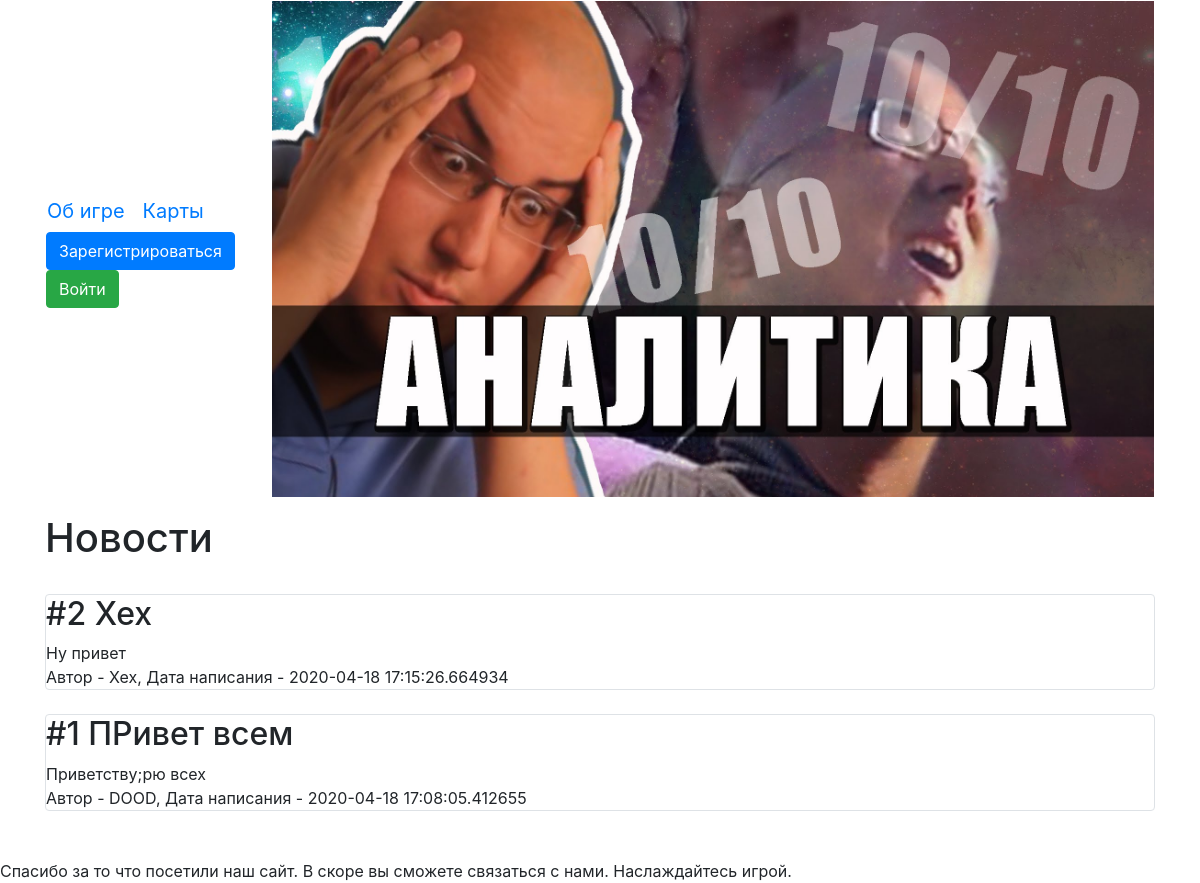
Before: / with the older database file.
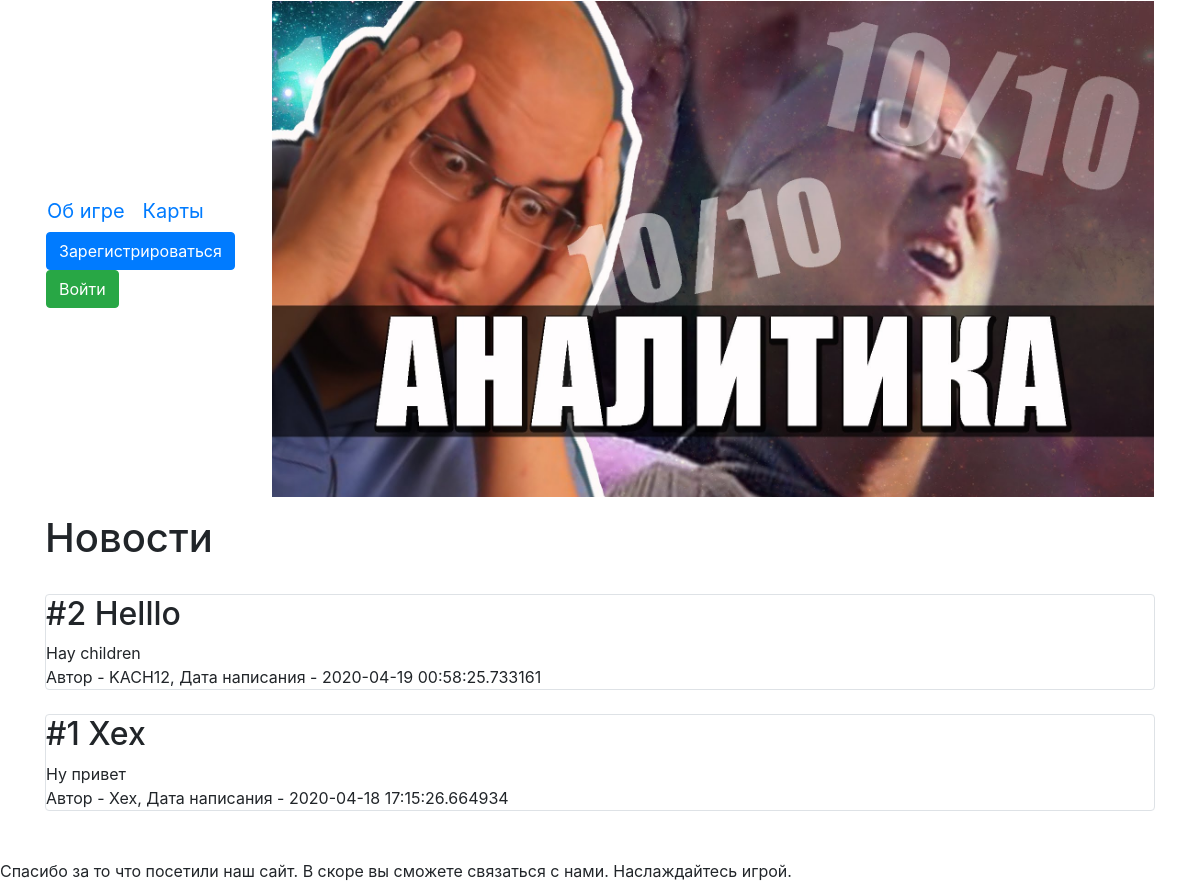
After: the same page with the newer database file.
### data/news.py (models this page shows)
class News(SqlAlchemyBase, SerializerMixin):
    __tablename__ = 'news'
    id = sqlalchemy.Column(sqlalchemy.Integer,
                           primary_key=True, autoincrement=True)
    title = sqlalchemy.Column(sqlalchemy.String, nullable=True, default='Сообщение')
    content = sqlalchemy.Column(sqlalchemy.String, nullable=True)
    created_date = sqlalchemy.Column(sqlalchemy.DateTime,
                                     default=datetime.datetime.now)
    user_id = sqlalchemy.Column(sqlalchemy.Integer,
                                sqlalchemy.ForeignKey("users.id"))
    user = orm.relation('User')

### data/users.py (models this page shows, shortened)
class User(SqlAlchemyBase, UserMixin, SerializerMixin):
    __tablename__ = 'users'
    id = sqlalchemy.Column(sqlalchemy.Integer,
                           primary_key=True, autoincrement=True)
    name = sqlalchemy.Column(sqlalchemy.String(15), unique=True)
    email = sqlalchemy.Column(sqlalchemy.String, unique=True)
    hashed_password = sqlalchemy.Column(sqlalchemy.String)
    create_date = sqlalchemy.Column(sqlalchemy.DateTime, default=datetime.datetime.now)
    records = orm.relation("Records", back_populates='user')
    news = orm.relation("News", back_populates='user')

### main.py (the view)
@app.route("/")
def index():
    session = db_session.create_session()
    news = session.query(News)[::-1]
    return render_template('index.html', news=news, ln=len(news))

### data/db_session.py (called while the page is built)
def create_session() -> Session:
    global __factory
    return __factory()

### templates/index.html (shortened to what this page needs)
{% extends "base.html" %}
{% block content %}
<h1>Новости</h1>
<br>
{% for item in news%}
<div class="col-md6 border rounded">
    <h2>#{{ln - loop.index0}} {{item.title}}</h2>
    <div>
        {{item.content}}
    </div>
    <div>
        Автор - {{item.user.name}}, Дата написания - {{item.created_date}}
    </div>
</div>
<br>
{% endfor %}
{% endblock %}

Changed rows visible on the page:
removed News: ln-loop.index0 "1", title "ПРивет всем", content "Приветству;pю всех", user.name "DOOD", created_date "2020-04-18 17:08:05.412655"
added News: index0 "2", title "Helllo", content "Hay children", user.name "KACH12", created_date "2020-04-19 00:58:25.733161"
computed for News "Хех": index0 "2" → "1"
